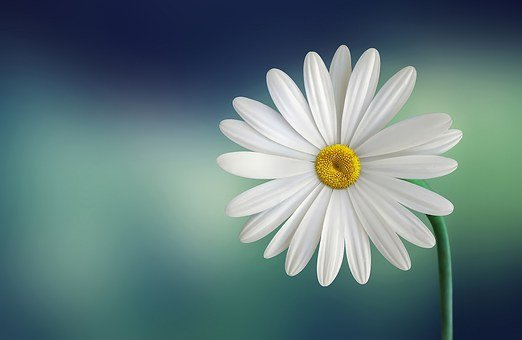
#> input picture NumPy/image1.png, 522 x 340 px
$ jupyter execute 'NumPy Tutorial2.ipynb'
#> lines starting #> are read from the running program, lines starting #| are printed output that depends on the picture; long printed decimals are rounded
[cell 1]
import numpy as np
a= np.zeros(3)
a

[cell 2]
z = np.zeros(10)
z

[cell 3]
z.shape

[cell 4]
z.shape = (10,1)
z

[cell 5]
y = np.ones(10)
y

[cell 6]
z = np.empty(3)
z

[cell 7]
z = np.linspace(2,10,5) # from 2 to 10 with 5 elements.
z

[cell 8]
z = np.array([10,20])  # ndarray frpm python list
z

[cell 9]
a_list = [1,2,3,4,5,6,7]
z = np.array([a_list])
z

[cell 10]
b_list = [[9,8,7,6,5,4,3],[1,2,3,4,5,6,7]]
z = np.array([b_list])
z

[cell 11]
z.shape

# To create Random Array

[cell 12]
np.random.seed(0)
z1 = np.random.randint(10,size = 6)
z1

[cell 13]
z1[0]

[cell 14]
z1[0:2]

[cell 15]
from skimage import io
photo = io.imread("image1.png")
#> photo is the input picture: shape (340, 522, 4); mean R, G, B, A 97.4, 122.5, 123.8, 255
type(photo)

[cell 16]
photo.shape
#> Out = (340, 522, 4)

[cell 17]
import matplotlib.pyplot as plt
plt.imshow(photo)

[cell 18]
plt.imshow(photo[::-1]) # here we reverse the row in this image. step is -1 so.
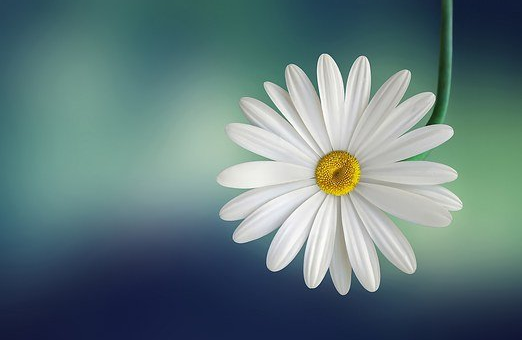
#> shown: shape (340, 522, 4); mean R, G, B, A 97.4, 122.5, 123.8, 255

[cell 19]
plt.imshow(photo[:,::-1]) # it reverse the colomn of image so we get mirror image.
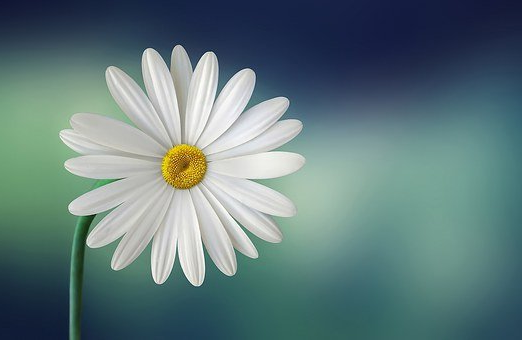
#> shown: shape (340, 522, 4); mean R, G, B, A 97.4, 122.5, 123.8, 255

[cell 20]
plt.imshow(photo[50:150 , 150:380]) # first we give row dimensions which are on left and then we give colomn dimensions which are
#at bottom .
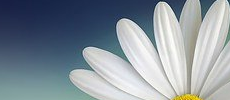
#> shown: shape (100, 230, 4); mean R, G, B, A 135, 146.2, 155.5, 255

[cell 21]
plt.imshow(photo[::2,::2])
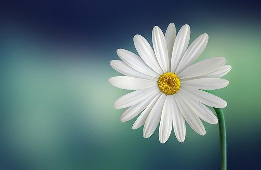
#> shown: shape (170, 261, 4); mean R, G, B, A 97.4, 122.4, 123.8, 255

# Apply Mathematical Functions to NumPy Array

[cell 22]
photo
photo_sin = np.sin(photo) # it take sin of every element of numpy array
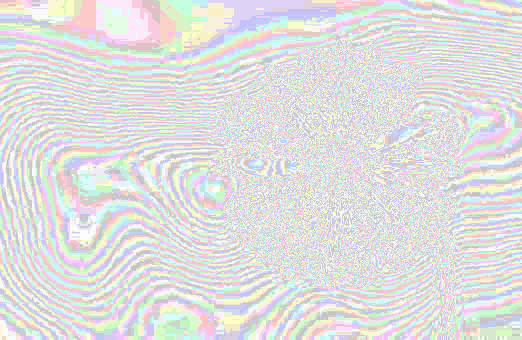
#> photo_sin: shape (340, 522, 4) float16; mean R, G, B, A 0.0102, 0.00486, -0.00784, -0.507; transparent parts drawn white
photo_sin

[cell 23]
photo.shape
#> Out = (340, 522, 4)

[cell 24]
print(np.sum(photo))
#| 106261538
print(np.prod(photo))
#| 0
print(np.mean(photo))
#| 149.681
print(np.std(photo))
#| 79.813
print(np.var(photo))
#| 6370.119
print(np.min(photo))
#| 0
print(np.max(photo))
#| 255
print(np.argmin(photo)) # give index
#| 308278
print(np.argmax(photo)) # give index
#| 3

[cell 25]
z = np.array([1,2,3,4,5])

[cell 26]
z<3

[cell 27]
z>3

[cell 28]
z[z>3]

[cell 29]
photo_masked = np.where(photo > 50 , 255 , 0) # value greater then 100 replace by 255 and value less then 100 replace by 0.
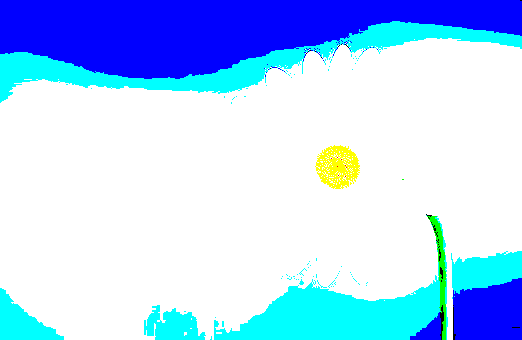
#> photo_masked: shape (340, 522, 4) int64; mean R, G, B, A 176.4, 210.6, 252.1, 255

[cell 30]
plt.imshow(photo_masked)

[cell 31]
a = np.array([1,2,3,4,5])
b = np.array([6,7,8,9,10])

[cell 32]
a + b

[cell 33]
a + 30 # 30 added in  every element.

[cell 34]
a * b

[cell 35]
a * 10  # 10 multiply by each element.

[cell 36]
a @ b # this give us dot product of these 2 arrays.

[cell 37]
plt.imshow(photo[:,:,0].T)
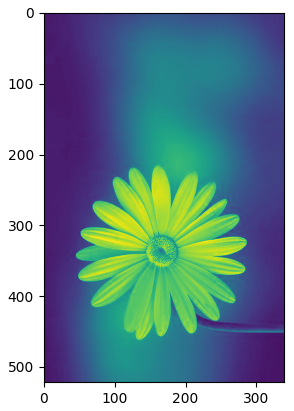
#> figure drawn by matplotlib, 1 panel
